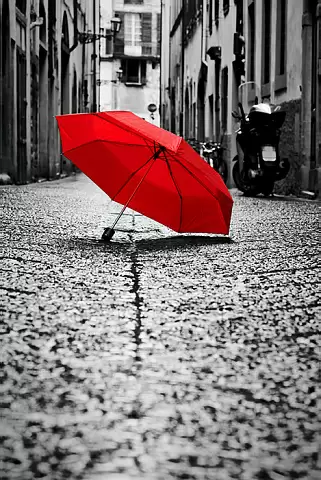
#> input picture image.jpg, 321 x 480 px
$ python 'цоз 4.py'
#> lines starting #> are read from the running program, lines starting #| are printed output that depends on the picture; after the words box and inside, x2 and y2 are one past the last pixel; in counts of white or black regions, pixels touching at a corner belong together
import numpy as np
import matplotlib.pyplot as plt
from skimage import io, color

# Функція для застосування низькочастотного фільтра
def apply_lowpass_filter(f_transform_shifted, cutoff):
    rows, cols = f_transform_shifted.shape
    center = (rows // 2, cols // 2)
    mask = np.zeros((rows, cols))
    for x in range(cols):
        for y in range(rows):
            if np.sqrt((x - center[1])**2 + (y - center[0])**2) <= cutoff:
                mask[y, x] = 1
    return f_transform_shifted * mask

# Завантаження зображення
image = io.imread('image.jpg')
#> image is the input picture: shape (480, 321, 3); mean R, G, B 130.2, 115.4, 115.7
gray_image = color.rgb2gray(image)
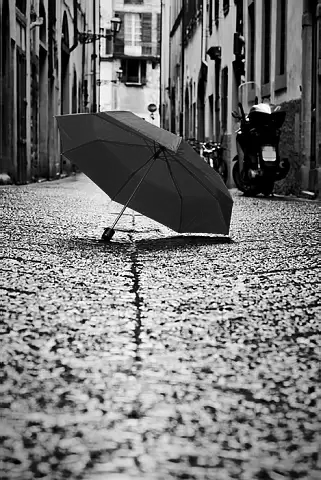
#> gray_image: shape (480, 321) float64; min 0, max 1, mean 0.465

# Двовимірне перетворення Фур'є
f_transform = np.fft.fft2(gray_image)
f_transform_shifted = np.fft.fftshift(f_transform)

# Амплітудний та фазовий спектр
amplitude_spectrum = np.abs(f_transform_shifted)
phase_spectrum = np.angle(f_transform_shifted)
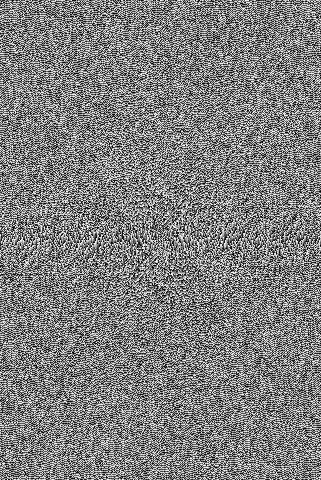
#> phase_spectrum: shape (480, 321) float64; min -3.14, max 3.14, mean 2.04e-05; drawn with min black and max white

# Візуалізація амплітудного та фазового спектрів
plt.figure(figsize=(12, 6))
plt.subplot(1, 2, 1)
plt.imshow(np.log1p(amplitude_spectrum), cmap='gray')
plt.title('Амплітудний спектр')
plt.colorbar()
plt.subplot(1, 2, 2)
plt.imshow(phase_spectrum, cmap='gray')
plt.title('Фазовий спектр')
plt.colorbar()
plt.show()
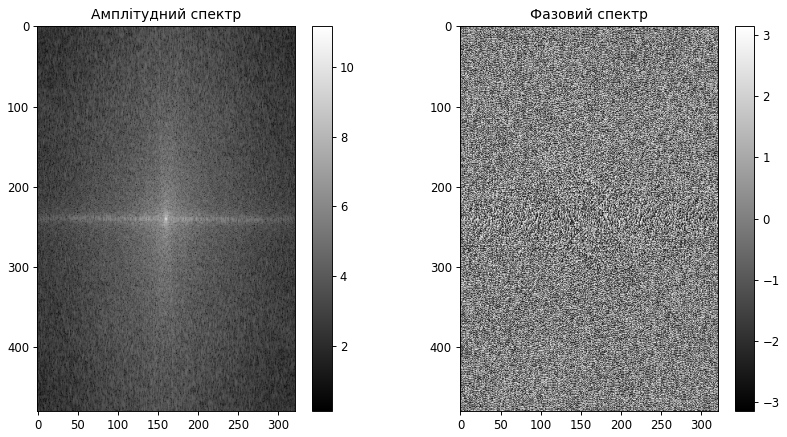
#> figure drawn by matplotlib, 4 panels

# Відновлення зображення лише за фазою
f_phase_only = np.exp(1j * phase_spectrum)
f_ishifted_phase = np.fft.ifftshift(f_phase_only)
restored_phase = np.fft.ifft2(f_ishifted_phase)
restored_phase_real = np.real(restored_phase)
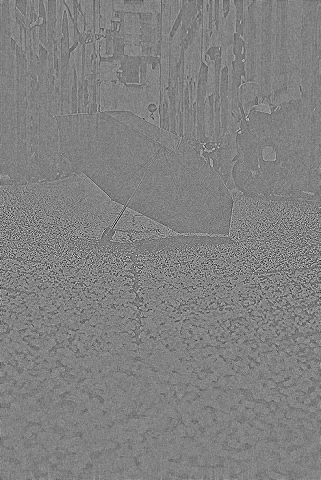
#> restored_phase_real: shape (480, 321) float64; min -0.0204, max 0.0198, mean 6.49e-06; drawn with min black and max white

# Відновлення зображення лише за амплітудою
normalized_amplitude = amplitude_spectrum / np.max(amplitude_spectrum)
f_amplitude_only = normalized_amplitude * np.exp(1j * np.zeros_like(phase_spectrum))
f_ishifted_amplitude = np.fft.ifftshift(f_amplitude_only)
restored_amplitude = np.fft.ifft2(f_ishifted_amplitude)
restored_amplitude_real = np.real(restored_amplitude)
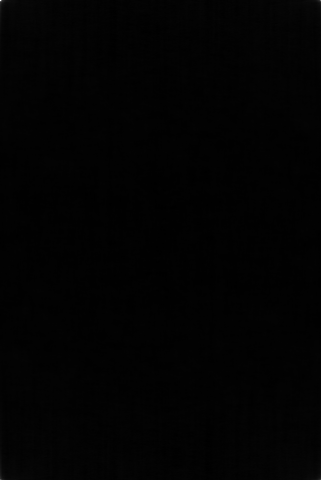
#> restored_amplitude_real: shape (480, 321) float64; min -8.37e-07, max 0.000696, mean 6.49e-06; drawn with min black and max white

# Відновлення повного зображення
f_ishifted_full = np.fft.ifftshift(f_transform_shifted)
restored_full = np.fft.ifft2(f_ishifted_full)
restored_full_real = np.real(restored_full)

# Візуалізація відновлених зображень
plt.figure(figsize=(12, 8))
plt.subplot(1, 3, 1)
plt.imshow(restored_phase_real, cmap='gray')
plt.title('Відновлене (лише фаза)')
plt.subplot(1, 3, 2)
plt.imshow(restored_amplitude_real, cmap='gray')
plt.title('Відновлене (лише амплітуда)')
plt.subplot(1, 3, 3)
plt.imshow(restored_full_real, cmap='gray')
plt.title('Відновлене (амплітуда і фаза)')
plt.show()

# Низькочастотна фільтрація
cutoff = 50  # Радіус фільтра
f_filtered = apply_lowpass_filter(f_transform_shifted, cutoff)
#> after the loop in apply_lowpass_filter, `for x in range(cols):`:
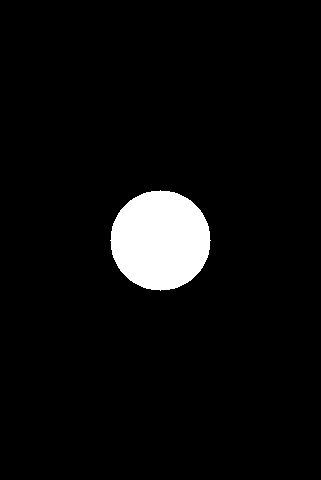
#> mask: shape (480, 321) float64; values 0 (black) and 1 (white), 5.1% white; 1 white region, box (x1, y1, x2, y2) and area: (110, 190, 211, 291) 7845
f_ishifted_filtered = np.fft.ifftshift(f_filtered)
restored_filtered = np.fft.ifft2(f_ishifted_filtered)
restored_filtered_real = np.real(restored_filtered)
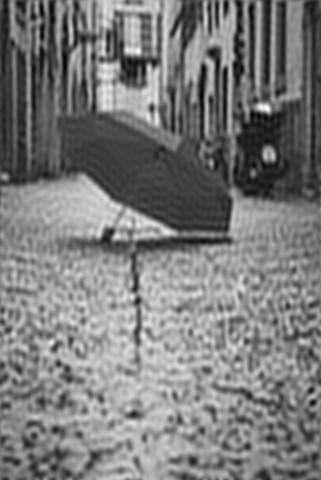
#> restored_filtered_real: shape (480, 321) float64; min -0.164, max 1.13, mean 0.465; drawn with min black and max white

# Візуалізація фільтрованого зображення
plt.figure(figsize=(6, 6))
plt.imshow(restored_filtered_real, cmap='gray')
plt.title('Фільтроване зображення (НЧ)')
plt.show()

$ run again, with guido_45.jpg copied over image.jpg
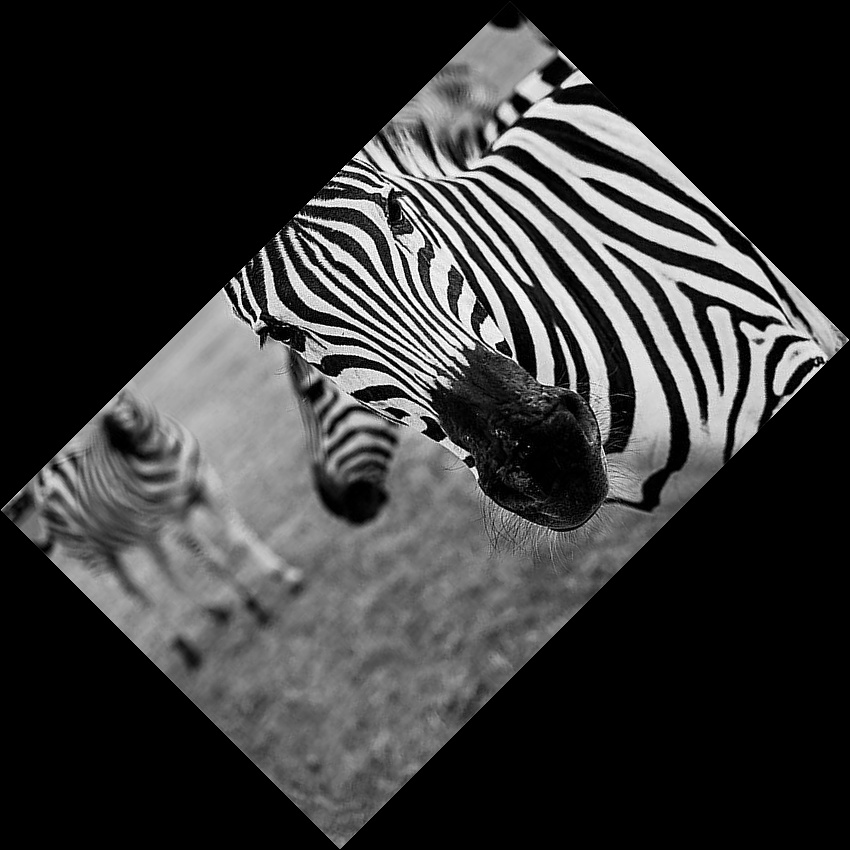
#> input picture guido_45.jpg, 850 x 850 px
#> image is the input picture: shape (850, 850, 3); min 0, max 255, mean 54.3
#> after the loop in apply_lowpass_filter, `for x in range(cols):`:
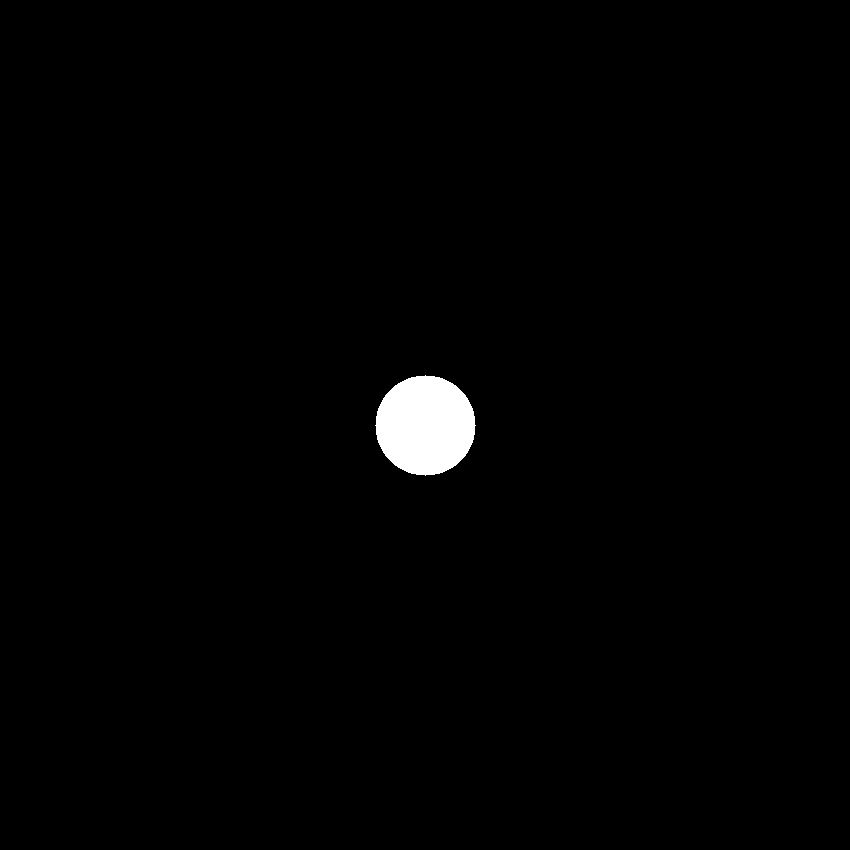
#> mask: shape (850, 850) float64; values 0 (black) and 1 (white), 1.1% white; 1 white region, box (x1, y1, x2, y2) and area: (375, 375, 476, 476) 7845
#> `restored_filtered_real = np.real(restored_filtered)`:
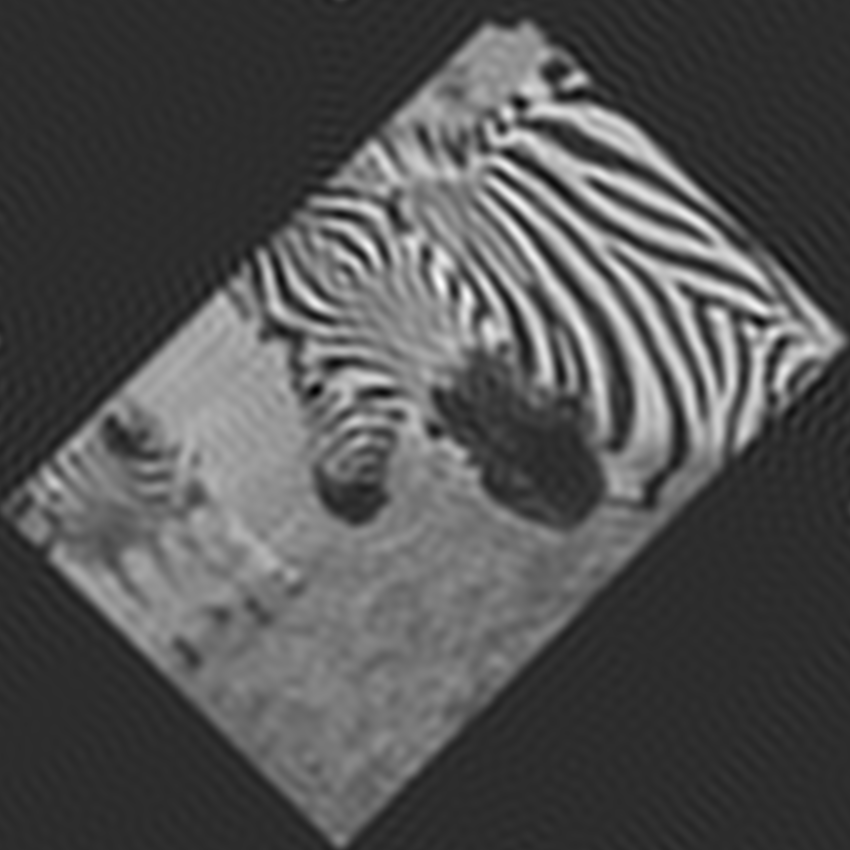
#> restored_filtered_real: shape (850, 850) float64; min -0.259, max 1.21, mean 0.213; drawn with min black and max white

$ run again, with guido_90.jpg copied over image.jpg
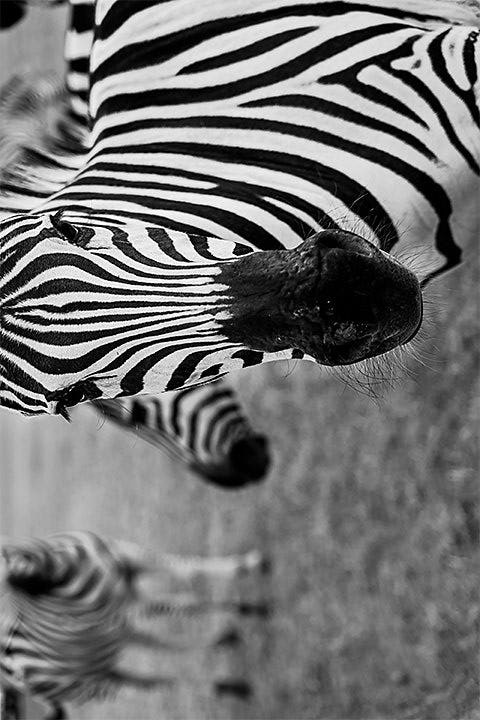
#> input picture guido_90.jpg, 480 x 720 px
#> image is the input picture: shape (720, 480, 3); min 0, max 255, mean 113.7
#> after the loop in apply_lowpass_filter, `for x in range(cols):`:
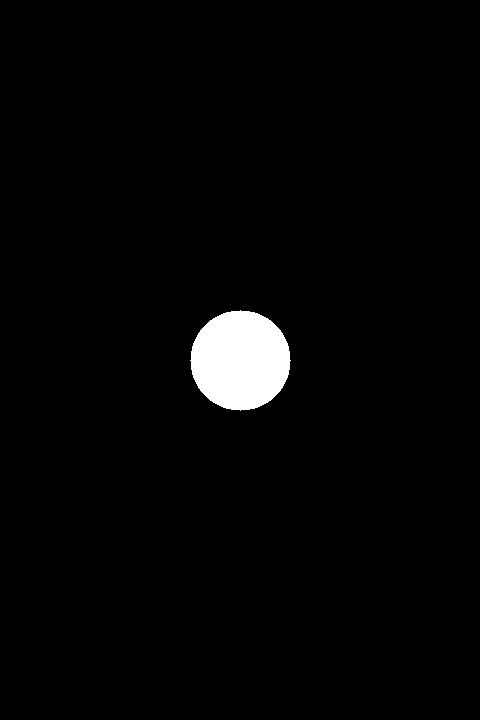
#> mask: shape (720, 480) float64; values 0 (black) and 1 (white), 2.3% white; 1 white region, box (x1, y1, x2, y2) and area: (190, 310, 291, 411) 7845
#> `restored_filtered_real = np.real(restored_filtered)`:
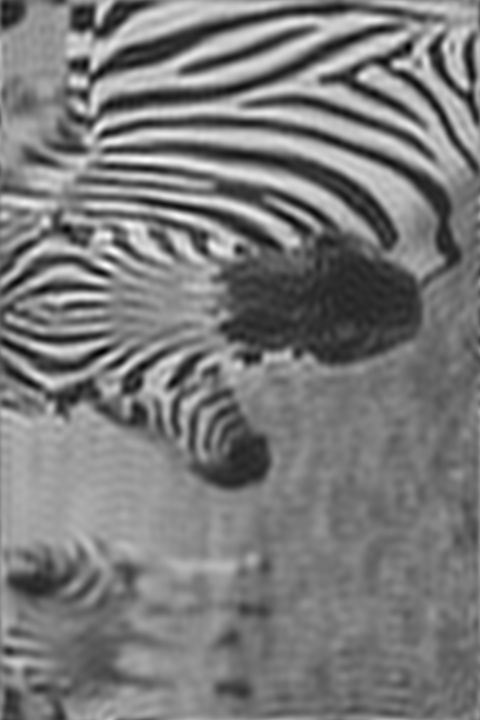
#> restored_filtered_real: shape (720, 480) float64; min -0.237, max 1.18, mean 0.446; drawn with min black and max white
